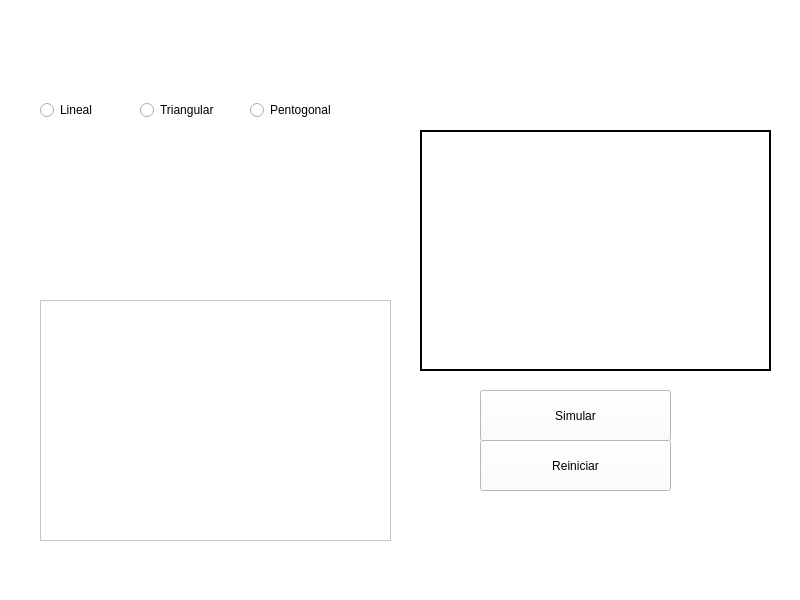
<?xml version="1.0" encoding="UTF-8"?>
<ui version="4.0">
 <class>DashBoard</class>
 <widget class="QMainWindow" name="DashBoard">
  <property name="geometry">
   <rect>
    <x>0</x>
    <y>0</y>
    <width>800</width>
    <height>600</height>
   </rect>
  </property>
  <property name="windowTitle">
   <string>MainWindow</string>
  </property>
  <property name="styleSheet">
   <string notr="true">background-color: rgb(255, 255, 255);
color:rgb(0, 0, 0)</string>
  </property>
  <widget class="QWidget" name="centralwidget">
   <widget class="QLabel" name="logo">
    <property name="geometry">
     <rect>
      <x>10</x>
      <y>10</y>
      <width>171</width>
      <height>81</height>
     </rect>
    </property>
    <property name="text">
     <string/>
    </property>
    <property name="pixmap">
     <pixmap>../Images/uniandes.png</pixmap>
    </property>
    <property name="scaledContents">
     <bool>true</bool>
    </property>
   </widget>
   <widget class="Canvas" name="canvas" native="true">
    <property name="geometry">
     <rect>
      <x>420</x>
      <y>130</y>
      <width>351</width>
      <height>241</height>
     </rect>
    </property>
    <property name="styleSheet">
     <string notr="true">border: 2 solid;
border-color: rgb(0, 0, 0);</string>
    </property>
   </widget>
   <widget class="QPushButton" name="start_simulation">
    <property name="geometry">
     <rect>
      <x>480</x>
      <y>390</y>
      <width>191</width>
      <height>51</height>
     </rect>
    </property>
    <property name="text">
     <string>Simular</string>
    </property>
   </widget>
   <widget class="QRadioButton" name="rdb_lineal">
    <property name="geometry">
     <rect>
      <x>40</x>
      <y>100</y>
      <width>99</width>
      <height>20</height>
     </rect>
    </property>
    <property name="text">
     <string>Lineal</string>
    </property>
   </widget>
   <widget class="QRadioButton" name="rdb_trian">
    <property name="geometry">
     <rect>
      <x>140</x>
      <y>100</y>
      <width>99</width>
      <height>20</height>
     </rect>
    </property>
    <property name="text">
     <string>Triangular</string>
    </property>
   </widget>
   <widget class="QRadioButton" name="rdb_penta">
    <property name="geometry">
     <rect>
      <x>250</x>
      <y>100</y>
      <width>99</width>
      <height>20</height>
     </rect>
    </property>
    <property name="text">
     <string>Pentogonal</string>
    </property>
   </widget>
   <widget class="QGraphicsView" name="graph_canvas">
    <property name="geometry">
     <rect>
      <x>40</x>
      <y>300</y>
      <width>351</width>
      <height>241</height>
     </rect>
    </property>
    <property name="styleSheet">
     <string notr="true">border-color: rgb(0, 0, 0);</string>
    </property>
   </widget>
   <widget class="QLabel" name="formation_label">
    <property name="geometry">
     <rect>
      <x>110</x>
      <y>130</y>
      <width>160</width>
      <height>160</height>
     </rect>
    </property>
    <property name="text">
     <string/>
    </property>
    <property name="pixmap">
     <pixmap>../Images/vertical_line.png</pixmap>
    </property>
    <property name="scaledContents">
     <bool>true</bool>
    </property>
   </widget>
   <widget class="QPushButton" name="restart_simulation">
    <property name="geometry">
     <rect>
      <x>480</x>
      <y>440</y>
      <width>191</width>
      <height>51</height>
     </rect>
    </property>
    <property name="text">
     <string>Reiniciar</string>
    </property>
   </widget>
  </widget>
  <widget class="QMenuBar" name="menubar">
   <property name="geometry">
    <rect>
     <x>0</x>
     <y>0</y>
     <width>800</width>
     <height>24</height>
    </rect>
   </property>
  </widget>
  <widget class="QStatusBar" name="statusbar"/>
 </widget>
 <customwidgets>
  <customwidget>
   <class>Canvas</class>
   <extends>QWidget</extends>
   <header>canvas.h</header>
   <container>1</container>
  </customwidget>
 </customwidgets>
 <resources/>
 <connections/>
</ui>
